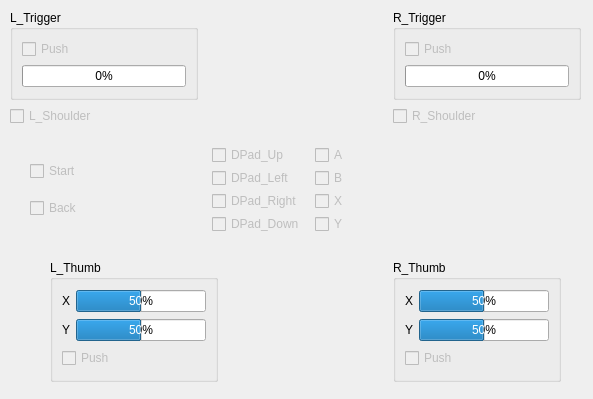
<?xml version="1.0" encoding="UTF-8"?>
<ui version="4.0">
 <class>Diag_XInput</class>
 <widget class="QWidget" name="Diag_XInput">
  <property name="geometry">
   <rect>
    <x>0</x>
    <y>0</y>
    <width>593</width>
    <height>399</height>
   </rect>
  </property>
  <property name="windowTitle">
   <string>Form</string>
  </property>
  <widget class="QWidget" name="horizontalLayoutWidget_2">
   <property name="geometry">
    <rect>
     <x>10</x>
     <y>10</y>
     <width>571</width>
     <height>116</height>
    </rect>
   </property>
   <layout class="QHBoxLayout" name="horizontalLayout_3" stretch="0,0,0">
    <item>
     <layout class="QVBoxLayout" name="verticalLayout_3">
      <item>
       <widget class="QGroupBox" name="groupBox_3">
        <property name="title">
         <string>L_Trigger</string>
        </property>
        <layout class="QVBoxLayout" name="verticalLayout_7">
         <item>
          <widget class="QCheckBox" name="cbLTrigger">
           <property name="enabled">
            <bool>false</bool>
           </property>
           <property name="text">
            <string>Push</string>
           </property>
           <property name="checkable">
            <bool>true</bool>
           </property>
          </widget>
         </item>
         <item>
          <widget class="QProgressBar" name="pbLTrigger">
           <property name="value">
            <number>0</number>
           </property>
          </widget>
         </item>
        </layout>
       </widget>
      </item>
      <item>
       <widget class="QCheckBox" name="cbLShoulder">
        <property name="enabled">
         <bool>false</bool>
        </property>
        <property name="text">
         <string>L_Shoulder</string>
        </property>
        <property name="checkable">
         <bool>true</bool>
        </property>
       </widget>
      </item>
     </layout>
    </item>
    <item>
     <spacer name="horizontalSpacer">
      <property name="orientation">
       <enum>Qt::Horizontal</enum>
      </property>
      <property name="sizeHint" stdset="0">
       <size>
        <width>40</width>
        <height>20</height>
       </size>
      </property>
     </spacer>
    </item>
    <item>
     <layout class="QVBoxLayout" name="verticalLayout_4">
      <item>
       <widget class="QGroupBox" name="groupBox_4">
        <property name="title">
         <string>R_Trigger</string>
        </property>
        <layout class="QVBoxLayout" name="verticalLayout_8">
         <item>
          <widget class="QCheckBox" name="cbRTrigger">
           <property name="enabled">
            <bool>false</bool>
           </property>
           <property name="text">
            <string>Push</string>
           </property>
           <property name="checkable">
            <bool>true</bool>
           </property>
          </widget>
         </item>
         <item>
          <widget class="QProgressBar" name="pbRTrigger">
           <property name="value">
            <number>0</number>
           </property>
          </widget>
         </item>
        </layout>
       </widget>
      </item>
      <item>
       <widget class="QCheckBox" name="cbRShoulder">
        <property name="enabled">
         <bool>false</bool>
        </property>
        <property name="sizePolicy">
         <sizepolicy hsizetype="Preferred" vsizetype="Fixed">
          <horstretch>0</horstretch>
          <verstretch>0</verstretch>
         </sizepolicy>
        </property>
        <property name="text">
         <string>R_Shoulder</string>
        </property>
        <property name="checkable">
         <bool>true</bool>
        </property>
       </widget>
      </item>
     </layout>
    </item>
   </layout>
  </widget>
  <widget class="QWidget" name="horizontalLayoutWidget_3">
   <property name="geometry">
    <rect>
     <x>50</x>
     <y>260</y>
     <width>511</width>
     <height>122</height>
    </rect>
   </property>
   <layout class="QHBoxLayout" name="horizontalLayout_4">
    <item>
     <widget class="QGroupBox" name="groupBox">
      <property name="sizePolicy">
       <sizepolicy hsizetype="Preferred" vsizetype="Preferred">
        <horstretch>0</horstretch>
        <verstretch>0</verstretch>
       </sizepolicy>
      </property>
      <property name="title">
       <string>L_Thumb</string>
      </property>
      <property name="flat">
       <bool>false</bool>
      </property>
      <layout class="QVBoxLayout" name="verticalLayout_5">
       <property name="sizeConstraint">
        <enum>QLayout::SetDefaultConstraint</enum>
       </property>
       <item>
        <layout class="QHBoxLayout" name="horizontalLayout_8">
         <property name="sizeConstraint">
          <enum>QLayout::SetDefaultConstraint</enum>
         </property>
         <item>
          <widget class="QLabel" name="label_7">
           <property name="text">
            <string>X</string>
           </property>
           <property name="margin">
            <number>4</number>
           </property>
          </widget>
         </item>
         <item>
          <widget class="QProgressBar" name="pbLThumbX">
           <property name="sizePolicy">
            <sizepolicy hsizetype="Expanding" vsizetype="Fixed">
             <horstretch>0</horstretch>
             <verstretch>0</verstretch>
            </sizepolicy>
           </property>
           <property name="minimum">
            <number>-50</number>
           </property>
           <property name="maximum">
            <number>50</number>
           </property>
           <property name="value">
            <number>0</number>
           </property>
           <property name="format">
            <string notr="true">%p%</string>
           </property>
          </widget>
         </item>
        </layout>
       </item>
       <item>
        <layout class="QHBoxLayout" name="horizontalLayout_2">
         <property name="sizeConstraint">
          <enum>QLayout::SetDefaultConstraint</enum>
         </property>
         <item>
          <widget class="QLabel" name="label">
           <property name="text">
            <string>Y</string>
           </property>
           <property name="margin">
            <number>4</number>
           </property>
          </widget>
         </item>
         <item>
          <widget class="QProgressBar" name="pbLThumbY">
           <property name="enabled">
            <bool>true</bool>
           </property>
           <property name="sizePolicy">
            <sizepolicy hsizetype="Expanding" vsizetype="Fixed">
             <horstretch>0</horstretch>
             <verstretch>0</verstretch>
            </sizepolicy>
           </property>
           <property name="minimum">
            <number>-50</number>
           </property>
           <property name="maximum">
            <number>50</number>
           </property>
           <property name="value">
            <number>0</number>
           </property>
           <property name="textVisible">
            <bool>true</bool>
           </property>
          </widget>
         </item>
        </layout>
       </item>
       <item>
        <widget class="QCheckBox" name="cbLThumb">
         <property name="enabled">
          <bool>false</bool>
         </property>
         <property name="text">
          <string>Push</string>
         </property>
         <property name="checkable">
          <bool>true</bool>
         </property>
        </widget>
       </item>
      </layout>
     </widget>
    </item>
    <item>
     <spacer name="horizontalSpacer_2">
      <property name="orientation">
       <enum>Qt::Horizontal</enum>
      </property>
      <property name="sizeHint" stdset="0">
       <size>
        <width>40</width>
        <height>20</height>
       </size>
      </property>
     </spacer>
    </item>
    <item>
     <widget class="QGroupBox" name="groupBox_2">
      <property name="sizePolicy">
       <sizepolicy hsizetype="Preferred" vsizetype="Preferred">
        <horstretch>0</horstretch>
        <verstretch>0</verstretch>
       </sizepolicy>
      </property>
      <property name="title">
       <string>R_Thumb</string>
      </property>
      <property name="flat">
       <bool>false</bool>
      </property>
      <layout class="QVBoxLayout" name="verticalLayout_6">
       <property name="sizeConstraint">
        <enum>QLayout::SetDefaultConstraint</enum>
       </property>
       <item>
        <layout class="QHBoxLayout" name="horizontalLayout_9">
         <property name="sizeConstraint">
          <enum>QLayout::SetDefaultConstraint</enum>
         </property>
         <item>
          <widget class="QLabel" name="label_8">
           <property name="text">
            <string>X</string>
           </property>
           <property name="margin">
            <number>4</number>
           </property>
          </widget>
         </item>
         <item>
          <widget class="QProgressBar" name="pbRThumbX">
           <property name="sizePolicy">
            <sizepolicy hsizetype="Expanding" vsizetype="Fixed">
             <horstretch>0</horstretch>
             <verstretch>0</verstretch>
            </sizepolicy>
           </property>
           <property name="minimum">
            <number>-50</number>
           </property>
           <property name="maximum">
            <number>50</number>
           </property>
           <property name="value">
            <number>0</number>
           </property>
          </widget>
         </item>
        </layout>
       </item>
       <item>
        <layout class="QHBoxLayout" name="horizontalLayout_10">
         <property name="sizeConstraint">
          <enum>QLayout::SetDefaultConstraint</enum>
         </property>
         <item>
          <widget class="QLabel" name="label_9">
           <property name="text">
            <string>Y</string>
           </property>
           <property name="margin">
            <number>4</number>
           </property>
          </widget>
         </item>
         <item>
          <widget class="QProgressBar" name="pbRThumbY">
           <property name="enabled">
            <bool>true</bool>
           </property>
           <property name="sizePolicy">
            <sizepolicy hsizetype="Expanding" vsizetype="Fixed">
             <horstretch>0</horstretch>
             <verstretch>0</verstretch>
            </sizepolicy>
           </property>
           <property name="minimum">
            <number>-50</number>
           </property>
           <property name="maximum">
            <number>50</number>
           </property>
           <property name="value">
            <number>0</number>
           </property>
           <property name="textVisible">
            <bool>true</bool>
           </property>
          </widget>
         </item>
        </layout>
       </item>
       <item>
        <widget class="QCheckBox" name="cbRThumb">
         <property name="enabled">
          <bool>false</bool>
         </property>
         <property name="text">
          <string>Push</string>
         </property>
         <property name="checkable">
          <bool>true</bool>
         </property>
        </widget>
       </item>
      </layout>
     </widget>
    </item>
   </layout>
  </widget>
  <widget class="QWidget" name="verticalLayoutWidget">
   <property name="geometry">
    <rect>
     <x>30</x>
     <y>150</y>
     <width>160</width>
     <height>80</height>
    </rect>
   </property>
   <layout class="QVBoxLayout" name="verticalLayout_9">
    <item>
     <widget class="QCheckBox" name="cbStart">
      <property name="enabled">
       <bool>false</bool>
      </property>
      <property name="text">
       <string>Start</string>
      </property>
      <property name="checkable">
       <bool>true</bool>
      </property>
     </widget>
    </item>
    <item>
     <widget class="QCheckBox" name="cbBack">
      <property name="enabled">
       <bool>false</bool>
      </property>
      <property name="text">
       <string>Back</string>
      </property>
      <property name="checkable">
       <bool>true</bool>
      </property>
     </widget>
    </item>
   </layout>
  </widget>
  <widget class="QWidget" name="horizontalLayoutWidget">
   <property name="geometry">
    <rect>
     <x>210</x>
     <y>140</y>
     <width>160</width>
     <height>103</height>
    </rect>
   </property>
   <layout class="QHBoxLayout" name="horizontalLayout">
    <item>
     <layout class="QVBoxLayout" name="verticalLayout">
      <property name="spacing">
       <number>0</number>
      </property>
      <property name="leftMargin">
       <number>2</number>
      </property>
      <property name="topMargin">
       <number>2</number>
      </property>
      <property name="rightMargin">
       <number>2</number>
      </property>
      <property name="bottomMargin">
       <number>2</number>
      </property>
      <item>
       <widget class="QCheckBox" name="cbDPad_Up">
        <property name="enabled">
         <bool>false</bool>
        </property>
        <property name="text">
         <string>DPad_Up</string>
        </property>
        <property name="checkable">
         <bool>true</bool>
        </property>
       </widget>
      </item>
      <item>
       <widget class="QCheckBox" name="cbDPad_Left">
        <property name="enabled">
         <bool>false</bool>
        </property>
        <property name="text">
         <string>DPad_Left</string>
        </property>
        <property name="checkable">
         <bool>true</bool>
        </property>
       </widget>
      </item>
      <item>
       <widget class="QCheckBox" name="cbDPad_Right">
        <property name="enabled">
         <bool>false</bool>
        </property>
        <property name="text">
         <string>DPad_Right</string>
        </property>
        <property name="checkable">
         <bool>true</bool>
        </property>
       </widget>
      </item>
      <item>
       <widget class="QCheckBox" name="cbDPad_Down">
        <property name="enabled">
         <bool>false</bool>
        </property>
        <property name="text">
         <string>DPad_Down</string>
        </property>
        <property name="checkable">
         <bool>true</bool>
        </property>
       </widget>
      </item>
     </layout>
    </item>
    <item>
     <layout class="QVBoxLayout" name="verticalLayout_2">
      <property name="spacing">
       <number>0</number>
      </property>
      <property name="leftMargin">
       <number>2</number>
      </property>
      <property name="topMargin">
       <number>2</number>
      </property>
      <property name="rightMargin">
       <number>2</number>
      </property>
      <property name="bottomMargin">
       <number>2</number>
      </property>
      <item>
       <widget class="QCheckBox" name="cbA">
        <property name="enabled">
         <bool>false</bool>
        </property>
        <property name="text">
         <string>A</string>
        </property>
        <property name="checkable">
         <bool>true</bool>
        </property>
        <property name="checked">
         <bool>false</bool>
        </property>
       </widget>
      </item>
      <item>
       <widget class="QCheckBox" name="cbB">
        <property name="enabled">
         <bool>false</bool>
        </property>
        <property name="text">
         <string>B</string>
        </property>
        <property name="checkable">
         <bool>true</bool>
        </property>
       </widget>
      </item>
      <item>
       <widget class="QCheckBox" name="cbX">
        <property name="enabled">
         <bool>false</bool>
        </property>
        <property name="text">
         <string>X</string>
        </property>
        <property name="checkable">
         <bool>true</bool>
        </property>
       </widget>
      </item>
      <item>
       <widget class="QCheckBox" name="cbY">
        <property name="enabled">
         <bool>false</bool>
        </property>
        <property name="text">
         <string>Y</string>
        </property>
        <property name="checkable">
         <bool>true</bool>
        </property>
       </widget>
      </item>
     </layout>
    </item>
   </layout>
  </widget>
 </widget>
 <resources/>
 <connections/>
</ui>
